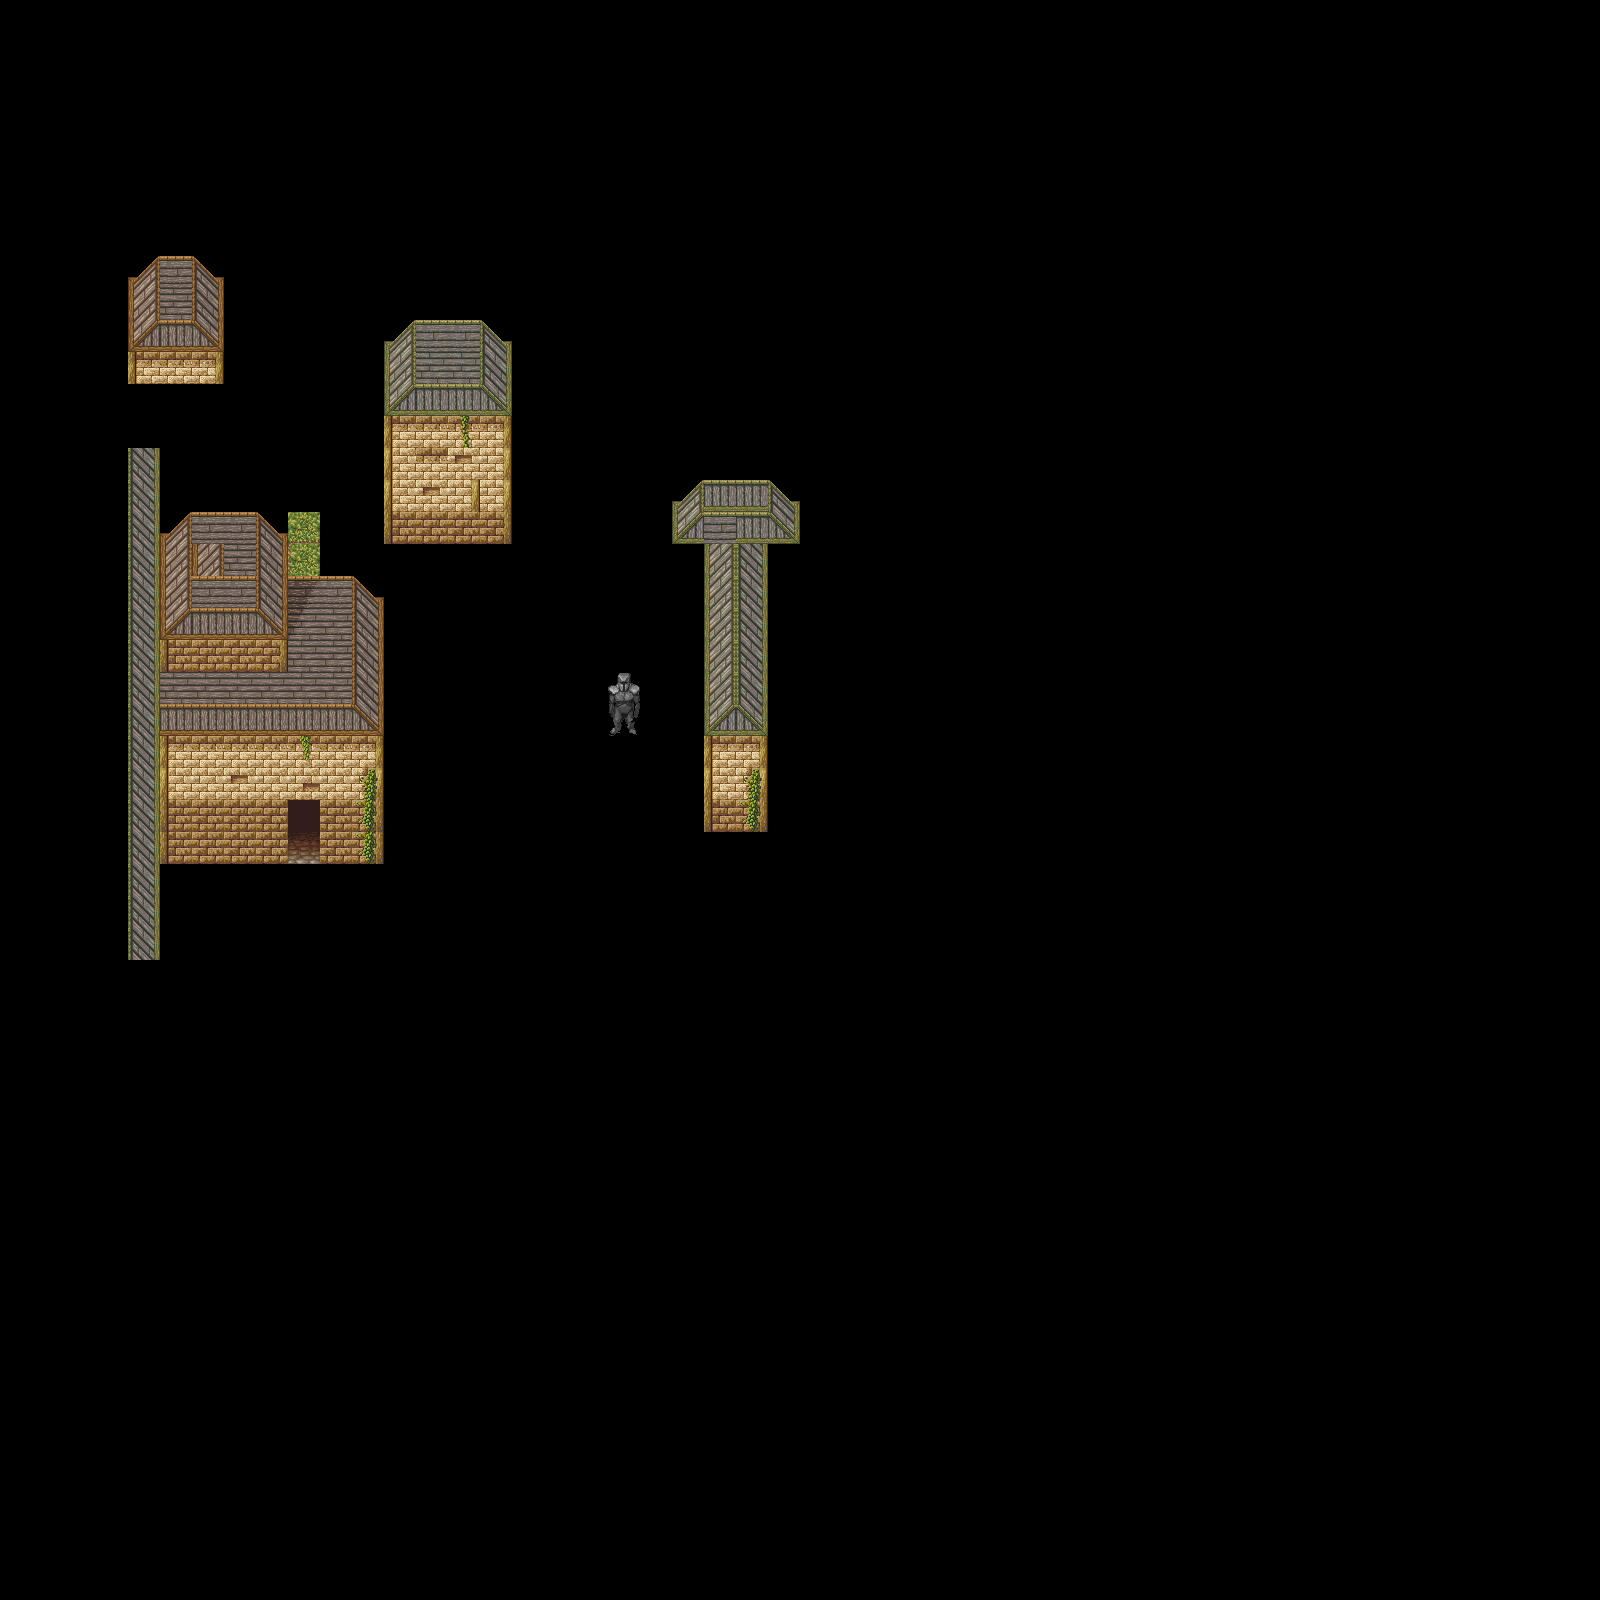

Below is a game level as drawn by its tile map, then a one-line description and the .tmx that defines it (tile-layer data replaced by summaries):
An orthogonal 50x50 tile map with 32x32 px tiles, 2 tile layers (regions, input_objects_1), 1 hidden layer not drawn, 3 tilesets.

<map version="1.9" tiledversion="1.9.1" orientation="orthogonal" renderorder="right-down" width="50" height="50" tilewidth="32" tileheight="32" infinite="0" nextlayerid="4" nextobjectid="1">
 <tileset firstgid="1" source="../tilesets/magecity.tsx" />
 <tileset firstgid="361" source="../tilesets/wood_tileset.tsx" />
 <tileset firstgid="617" source="../tilesets/mountain_landscape.tsx" />
 <layer id="1" name="regions" width="50" height="50">
  <data>[2500 cells, 66 non-empty, 25 distinct tile ids]</data>
 </layer>
 <layer id="3" name="input_objects_1" width="50" height="50">
  <data>[2500 cells, 131 non-empty, 41 distinct tile ids]</data>
 </layer>
 <layer id="2" name="Tile Layer 2" width="50" height="50" visible="0">
  <data>[2500 cells, 30 non-empty, 20 distinct tile ids]</data>
 </layer>
</map>
